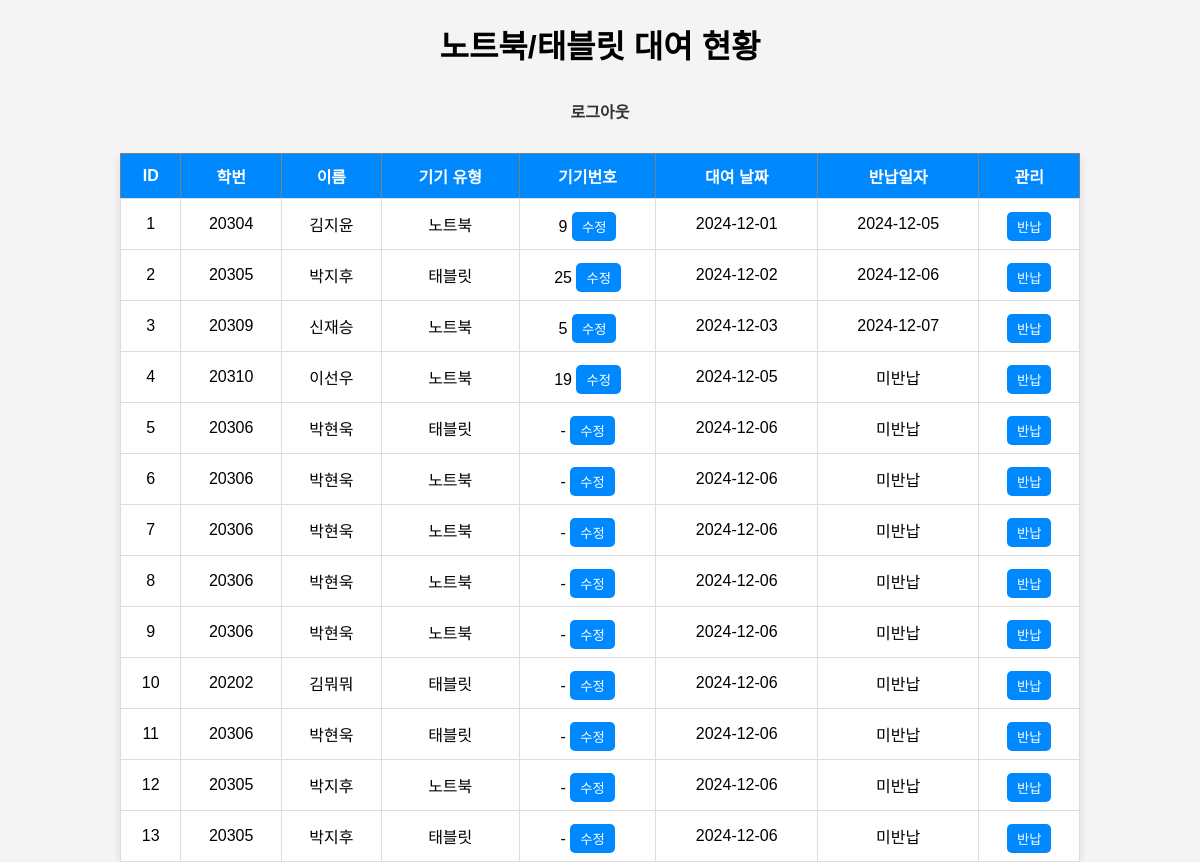
Before: /admin_device (signed in) with the older database file.
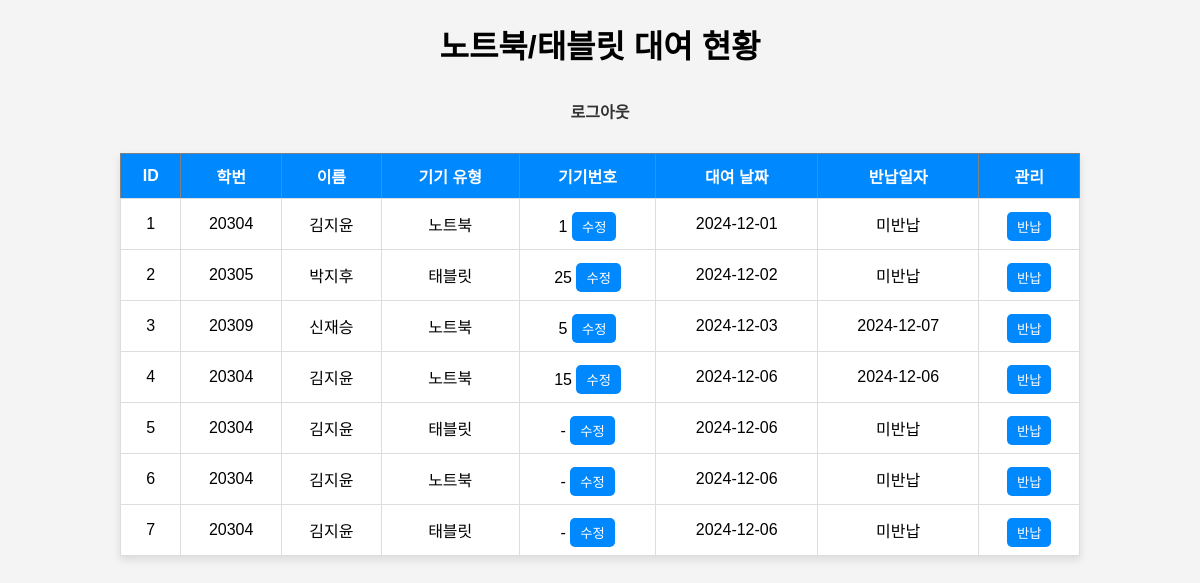
After: the same page with the newer database file.
### tables this page shows
CREATE TABLE device_rentals (
            id INTEGER PRIMARY KEY AUTOINCREMENT,
            student_id TEXT NOT NULL,
            student_name TEXT NOT NULL,
            device_type TEXT NOT NULL,
            device_number INTEGER DEFAULT NULL,
            rental_date TEXT NOT NULL,
            return_date TEXT DEFAULT NULL
        );

### server.py (the view)
@app.route('/admin_device', methods=['GET'])
def admin_device():
    if not session.get('is_admin'):
        return redirect(url_for('admin_login'))
    rentals = get_all_device_rentals()
    return render_template('admin_device.html', rentals=rentals)

### server.py (called while the page is built)
def get_all_device_rentals():
    conn = sqlite3.connect('database.db')
    conn.row_factory = sqlite3.Row
    cursor = conn.cursor()
    cursor.execute('SELECT * FROM device_rentals')
    rows = cursor.fetchall()
    return [
        {
            "id": row["id"],
            "student_id": row["student_id"],
            "student_name": row["student_name"],
            "device_type": row["device_type"],
            "rental_date": row["rental_date"],
            "device_number": row["device_number"],
            "return_date": row["return_date"] if row["return_date"] else "미반납"  # return_date가 None일 경우 미반납
        }
        for row in rows
    ]

### templates/admin_device.html (shortened to what this page needs)
<!DOCTYPE html>
<html lang="en">
  <head>
  </head>
  <body>
    <h1>노트북/태블릿 대여 현황</h1>
    <a href="/admin_logout">로그아웃</a>
    <table border="1">
      <thead>
        <tr>
          <th>ID</th>
          <th>학번</th>
          <th>이름</th>
          <th>기기 유형</th>
          <th>기기번호</th>
          <th>대여 날짜</th>
          <th>반납일자</th>
          <th>관리</th>
        </tr>
      </thead>
      <tbody>
        {% for rental in rentals %}
        <tr>
          <td>{{ rental.id }}</td>
          <td>{{ rental.student_id }}</td>
          <td>{{ rental.student_name }}</td>
          <td>{{ rental.device_type }}</td>
          <td>
            {{ rental.device_number or '-' }}
            <button onclick="updateDeviceNumber({{ rental.id }})">수정</button>
          </td>
          <td>{{ rental.rental_date }}</td>
          <td>{{ rental.return_date or '미반납' }}</td>
          <td>
            <button onclick="updateReturnDate({{ rental.id }})">반납</button>
          </td>
        </tr>
        {% endfor %}
      </tbody>
    </table>
  </body>
</html>

### templates/admin_device.html (style rules this page uses)
body { font-family: Arial, sans-serif; display: flex; align-items: center; flex-direction: column; height: 100vh; margin: 0; background-color: #f4f4f4; }
h1 { text-align: center; }
table { border-collapse: collapse; width: 80%; margin-top: 20px; background-color: #fff; box-shadow: 0 4px 8px rgba(0, 0, 0, 0.1); }
th { background-color: #0088ff; color: white; padding: 10px; text-align: center; }
td { border: 1px solid #ddd; padding: 8px; text-align: center; }
button { background-color: #0088ff; color: white; border: none; padding: 5px 10px; cursor: pointer; border-radius: 5px; margin-top: 5px; }
a { text-decoration: none; color: #333; font-weight: bold; margin: 10px 0; display: block; text-align: center; }

Changed rows visible on the page:
removed device_rentals: id "8", student_id "20306", student_name "박현욱", device_type "노트북", device_number "-", rental_date "2024-12-06", return_date "미반납"
removed device_rentals: id "9", student_id "20306", student_name "박현욱", device_type "노트북", device_number "-", rental_date "2024-12-06", return_date "미반납"
removed device_rentals: id "10", student_id "20202", student_name "김뭐뭐", device_type "태블릿", device_number "-", rental_date "2024-12-06", return_date "미반납"
removed device_rentals: id "11", student_id "20306", student_name "박현욱", device_type "태블릿", device_number "-", rental_date "2024-12-06", return_date "미반납"
removed device_rentals: id "12", student_id "20305", student_name "박지후", device_type "노트북", device_number "-", rental_date "2024-12-06", return_date "미반납"
removed device_rentals: id "13", student_id "20305", student_name "박지후", device_type "태블릿", device_number "-", rental_date "2024-12-06", return_date "미반납"
changed device_rentals id 1: device_number "9" → "1"; return_date "2024-12-05" → "미반납"
changed device_rentals "박지후": return_date "2024-12-06" → "미반납"
changed device_rentals id 4: student_id "20310" → "20304"; student_name "이선우" → "김지윤"; device_number "19" → "15"; rental_date "2024-12-05" → "2024-12-06"; return_date "미반납" → "2024-12-06"
changed device_rentals id 5: student_id "20306" → "20304"; student_name "박현욱" → "김지윤"
changed device_rentals id 6: student_id "20306" → "20304"; student_name "박현욱" → "김지윤"
changed device_rentals id 7: student_id "20306" → "20304"; student_name "박현욱" → "김지윤"; device_type "노트북" → "태블릿"
